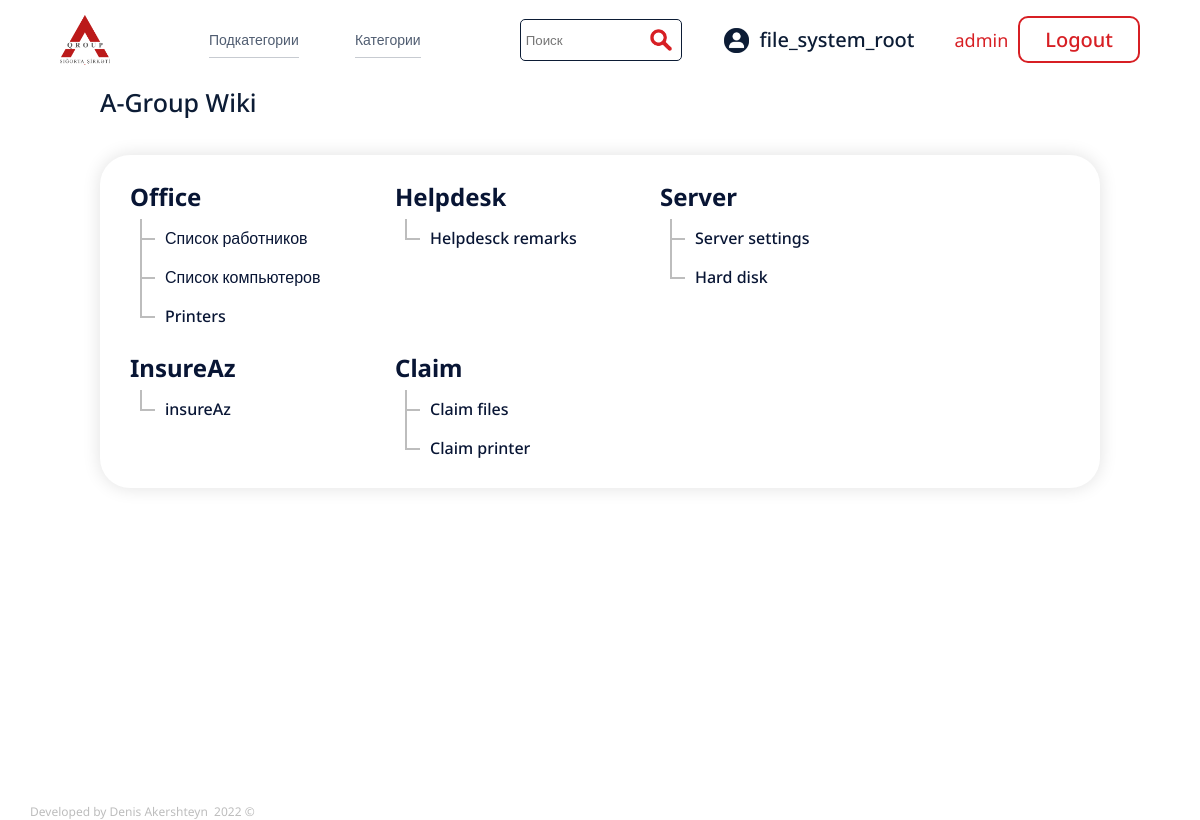
Screenshot of /index.php (signed in) with the database file from the repository.
### tables this page shows
CREATE TABLE `category` (
  `id` int(11) NOT NULL,
  `category_name` varchar(255) NOT NULL,
  `category_access` varchar(255) NOT NULL
);

CREATE TABLE `sub_category` (
  `id` int(11) NOT NULL,
  `name` varchar(255) NOT NULL,
  `sub_id` int(11) NOT NULL,
  `content` longtext NOT NULL,
  `image` text NOT NULL,
  `key_words` varchar(255) NOT NULL,
  `file_desc` text NOT NULL
);

### include/main.php (the view, shortened to what this page needs)
<div class="wiki__wrapper">
    <div class="wiki_infoblock">
        <div class="wiki__infoblock_test">
            A-Group Wiki
        </div>
        <div class="wiki_infoblock_content">
            <div class="infoblock__category_wrapper">
                <?php
                $username = $_SESSION['username'];
                $query_users = "SELECT * FROM `users` WHERE `username` LIKE '$username'";
                $users = mysqli_query($connection, $query_users);
                $row = mysqli_fetch_assoc($users);
                $db_access = $row['categories'];
                $array_cat = $db_access;
                $categories  = explode(",", $array_cat);
                foreach ($categories as $suka) {
                    $query__category = "SELECT * FROM `category` WHERE `id` LIKE '$suka'";
                    $categories = mysqli_query($connection, $query__category);
                    while ($row = mysqli_fetch_assoc($categories)) {
                        $id = $row['id'];
                        $category_name = $row['category_name'];
                ?>
                        <div class="sitemap__item">
                            <a href="#"><?php echo $category_name; ?></a>
                            <ul class="sitemap__subitem">
                                <?php
                                $query_sub = "SELECT * FROM sub_category WHERE sub_id = '{$id}'";
                                $select_sub_category = mysqli_query($connection, $query_sub);
                                while ($row = mysqli_fetch_assoc($select_sub_category)) {
                                    $sub_id = $row['id'];
                                    $sub_name = $row['name'];
                                ?>
                                    <li>
                                        <a title="<?php echo $sub_name; ?>" href="./index.php?source_page=sub_page&sub_id=<?php echo $sub_id; ?>"><?php echo $sub_name; ?></a>
                                    </li>
                                <?php
                                }
                                ?>
                            </ul>
                        </div>
                <?php
                    }
                }
                ?>
            </div>
        </div>
    </div>
</div>

### styles/style.css (style rules this page uses)
* { padding: 0; margin: 0; border: 0; }
*, *:before, *:after { -moz-box-sizing: border-box; -webkit-box-sizing: border-box; box-sizing: border-box; }
html, body { height: 100%; width: 100%; font-size: 100%; line-height: 1; font-size: 14px; -ms-text-size-adjust: 100%; -moz-text-size-adjust: 100%; -webkit-text-size-adjust: 100%; font-family: "Noto Sans", sans-serif; }
.wiki__wrapper { width: 85%; margin: 0 auto; padding: 10px; }
.wiki_infoblock { width: 100%; }
.wiki__infoblock_test { font-size: 25px; font-weight: 500; color: #0c1c35; }
.wiki_infoblock_content { margin-top: 25px; width: 100%; }
.infoblock__category_wrapper { margin-top: 40px; width: 100%; background-color: #fff; border-radius: 30px; box-shadow: 0px 0px 18px rgba(0, 0, 0, 0.12); padding: 10px; display: flex; flex-wrap: wrap; }
.sitemap__item { font-size: 24px; font-weight: 700; position: relative; width: 25%; color: #000; vertical-align: baseline; margin-bottom: 20px; margin-top: 20px; margin-left: 20px; }
.sitemap__item a { color: rgba(8, 21, 52, 1); text-decoration: none; }
.sitemap__item:not(:last-child) { margin-bottom: 10px; }
.sitemap__subitem { position: relative; width: 100%; padding: 20px 35px 0; }
.sitemap__subitem:before { position: absolute; top: 10px; left: 10px; display: block; width: 0; height: calc(100% - 20px); content: ""; border-left: 2px solid #bdbdbd; }
ul { list-style: none; }
.sitemap__subitem li:not(:last-child) { margin-bottom: 20px; }
.sitemap__subitem li { font-size: 16px; line-height: 19px; display: block; }
.sitemap__subitem li a { font-weight: 500; position: relative; letter-spacing: 0; color: rgba(8, 21, 52, 1); text-decoration: none; }
.sitemap__subitem li a:before { position: absolute; bottom: 9px; left: -25px; display: block; width: 15px; height: 0; content: ""; border-bottom: 2px solid #bdbdbd; }

### rows the page displays
category: category_name "Office"
sub_category: name "Список работников"
sub_category: name "Список компьютеров"
sub_category: name "Printers"
category: category_name "Helpdesk"
sub_category: name "Helpdesck remarks"
category: category_name "Server"
sub_category: name "Server settings"
sub_category: name "Hard disk"
category: category_name "InsureAz"
sub_category: name "insureAz"
category: category_name "Claim"
sub_category: name "Claim files"
sub_category: name "Claim printer"

### other values shown
$_SESSION['username'] "file_system_root"
$_SESSION['role'] "admin"
